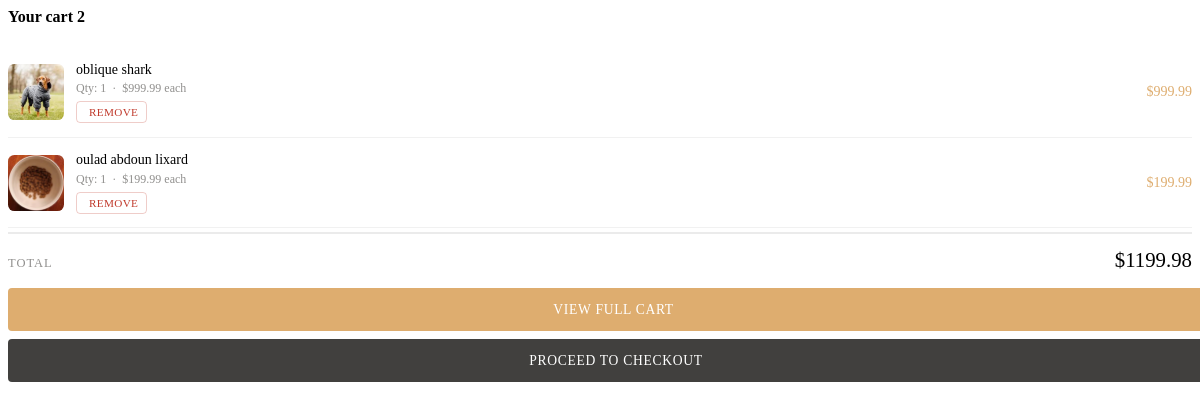
/cart/mini (signed in), run on the app's committed database.
### models.py (models this page shows, shortened)
class Product(db.Model):
    __tablename__ = "products"
    id                   = db.Column(db.Integer,     primary_key=True)
    name                 = db.Column(db.String(120), nullable=False)
    slug                 = db.Column(db.String(160), unique=True, nullable=True, index=True)
    category             = db.Column(db.String(30),  nullable=False, default="misc")
    description          = db.Column(db.Text,        nullable=False, default="")
    extended_description = db.Column(db.Text,        nullable=False, default="")
    image_filename       = db.Column(db.String(256), nullable=True)
    price                = db.Column(db.Float,       nullable=False, default=0.0)
    is_active            = db.Column(db.Boolean,     nullable=False, default=True)
    stock                = db.Column(db.Integer,     nullable=False, default=0)
    created_at           = db.Column(db.DateTime,    nullable=False, default=datetime.utcnow)
    updated_at           = db.Column(db.DateTime,    nullable=False, default=datetime.utcnow,
                                     onupdate=datetime.utcnow)
    cart_items = db.relationship(
        "CartItem",
        backref=db.backref("product", lazy="joined"),
        cascade="all, delete-orphan",
        passive_deletes=True,
    )
    @property
    def image_url(self) -> str:
        if self.image_filename:
            return f"images/products/{self.image_filename}"
        return "images/item1.jpg"

### cart.py (the view)
@cart_bp.route("/mini")
def mini_cart():
    items = get_cart_items()
    total = _cart_total(items)
    return render_template("cart/_mini_cart.html", items=items, total=total)

### cart.py (called while the page is built, shortened)
def get_cart_count() -> int:
    if current_user.is_authenticated:
        result = (
            db.session.query(func.sum(CartItem.quantity))
            .join(CartItem.product)
            .filter(
                CartItem.user_id == current_user.id,
                Product.is_active.is_(True),
            )
            .scalar()
        )
        return int(result or 0)
    cart = _clean_session_cart()
    return sum(cart.values())

def get_cart_items() -> list[dict]:
    if current_user.is_authenticated:
        rows = (
            CartItem.query
            .filter_by(user_id=current_user.id)
            .join(CartItem.product)
            .filter(Product.is_active.is_(True))
            .all()
        )
        stale = (
            CartItem.query
            .filter_by(user_id=current_user.id)
            .join(CartItem.product)
            .filter(Product.is_active.is_(False))
            .all()
        )
        if stale:
            for item in stale:
                db.session.delete(item)
            db.session.commit()
        return [{"product": r.product, "quantity": r.quantity} for r in rows]

def _cart_total(items: list[dict]) -> float:
    return round(sum(i["product"].price * i["quantity"] for i in items), 2)

### templates/cart/_mini_cart.html (shortened to what this page needs)
{% if items %}
  <h4 class="d-flex justify-content-between align-items-center mb-3">
    <span class="text-primary">Your cart</span>
    <span class="badge bg-primary rounded-circle pt-2 cart-badge">
      {{ items | sum(attribute='quantity') }}
    </span>
  </h4>
  {% for item in items %}
    <div class="mini-item" id="mini-row-{{ item.product.id }}" style="position:relative;">
      <img class="mini-thumb"
           src="{{ url_for('static', filename=item.product.image_url) }}"
           alt="{{ item.product.name }}"
           onerror="this.src='{{ url_for('static', filename='images/item1.jpg') }}'">
      <div>
        <a href="{{ url_for('shop.product_detail', slug=item.product.slug) }}"
           class="mini-name">{{ item.product.name }}</a>
        <div class="mini-meta">
          Qty: {{ item.quantity }} &nbsp;·&nbsp; ${{ "%.2f" | format(item.product.price) }} each
        </div>
        <button type="button" class="mini-btn-remove"
                onclick="miniConfirmRemove({{ item.product.id }}, '{{ item.product.name | replace("'", "\\'") }}')">
          Remove
        </button>
      </div>
      <div class="mini-price">
        ${{ "%.2f" | format(item.product.price * item.quantity) }}
      </div>
    </div>
  {% endfor %}
  <div class="mini-total-row">
    <span class="mini-total-lbl">Total</span>
    <span class="mini-total-val" id="mini-total">${{ "%.2f" | format(total) }}</span>
  </div>
  <a href="{{ url_for('cart.view_cart') }}" class="btn-view-cart">View Full Cart</a>
  <a href="{{ url_for('cart.view_cart') }}#checkout" class="btn-checkout-mini">
    Proceed to Checkout
  </a>
{% endif %}

### templates/cart/_mini_cart.html (style rules this page uses)
.mini-item { display: grid; grid-template-columns: 56px 1fr auto; gap: 0.75rem; align-items: center; padding: 0.85rem 0; border-bottom: 1px solid rgba(65,64,62,0.07); transition: opacity 0.25s, transform 0.25s; }
.mini-thumb { width: 56px; height: 56px; border-radius: 0.4rem; object-fit: cover; background: #f5f5f5; }
.mini-name { font-size: 0.875rem; color: var(--bs-body-color); text-decoration: none; display: block; line-height: 1.3; margin-bottom: 0.15rem; }
.mini-meta { font-family: var(--secondary-font); font-size: 0.75rem; color: #908F8D; }
.mini-price { font-family: var(--secondary-font); font-size: 0.875rem; font-weight: 500; color: #DEAD6F; white-space: nowrap; text-align: right; }
.mini-btn-remove { display: inline-flex; align-items: center; gap: 0.25rem; background: none; border: 1px solid rgba(192,57,43,0.25); border-radius: 0.25rem; cursor: pointer; color: #c0392b; font-family: var(--secondary-font); font-size: 0.7rem; font-weight: 500; letter-spacing: 0.03em; text-transform: uppercase; padding: 0.25rem 0.5rem; margin-top: 0.3rem; transition: background 0.2s, color 0.2s; }
.mini-total-row { display: flex; justify-content: space-between; align-items: baseline; padding: 0.85rem 0 0; border-top: 2px solid rgba(65,64,62,0.1); margin-top: 0.25rem; }
.mini-total-lbl { font-family: var(--secondary-font); font-size: 0.78rem; font-weight: 500; letter-spacing: 0.08em; text-transform: uppercase; color: #908F8D; }
.mini-total-val { font-size: 1.3rem; color: var(--bs-body-color); }
.btn-view-cart { display: block; width: 100%; padding: 0.85rem; background: #DEAD6F; color: #fff; border: none; border-radius: 0.25rem; font-family: var(--secondary-font); font-size: 0.85rem; font-weight: 500; text-transform: uppercase; letter-spacing: 0.05em; text-decoration: none; text-align: center; margin-top: 1rem; transition: background 0.2s; }
.btn-checkout-mini { display: block; width: 100%; padding: 0.85rem; background: #41403E; color: #fff; border: none; border-radius: 0.25rem; font-family: var(--secondary-font); font-size: 0.85rem; font-weight: 500; text-transform: uppercase; letter-spacing: 0.05em; cursor: pointer; margin-top: 0.5rem; transition: background 0.2s; text-decoration: none; text-align: center; }

### data on the page
Product: image_filename (picture), product.name "oblique shark", product.price "999.99", item.product.price*item.quantity "999.99"
Product: image_filename (picture), product.name "oulad abdoun lixard", product.price "199.99", item.product.price*item.quantity "199.99"

### other printed values
{{ items | sum(attribute='quantity') }} "2"
{{ item.quantity }} "1" "1"
{{ "%.2f" | format(total) }} "1199.98"
